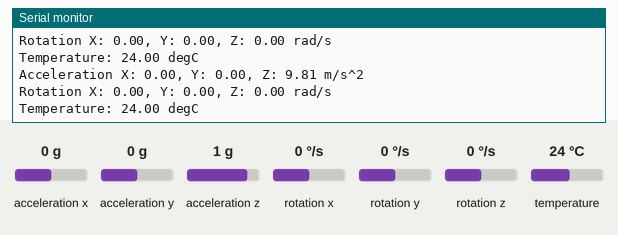
The sketch below on a simulated Arduino Leonardo, built with avr-gcc and run on an emulated ATmega32U4. Parts: the last lines printed to the serial monitor. The inputs (shaded band) are chosen by the test bench; at power-on: acceleration x 0 g, acceleration y 0 g, acceleration z 1 g, rotation x 0 °/s, rotation y 0 °/s, rotation z 0 °/s, temperature 24 °C.

Above: at 1.3 s.
1.4 s: acceleration x set to -1.4 g
At 2.1 s:
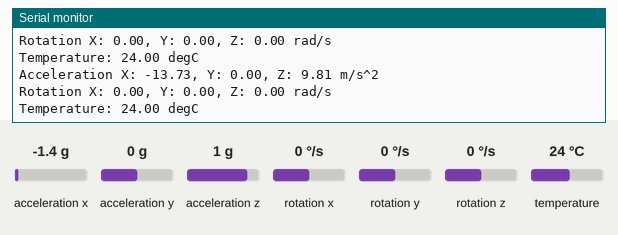
2.9 s: acceleration y set to -1.4 g
At 3.6 s:
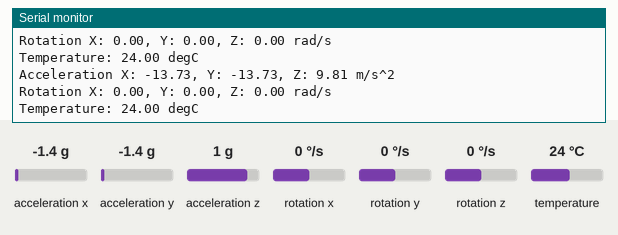
4.4 s: acceleration z set to -1.4 g
At 5.1 s:
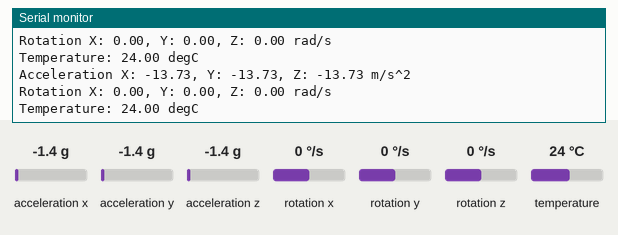
5.9 s: rotation x set to -192 °/s
At 6.6 s:
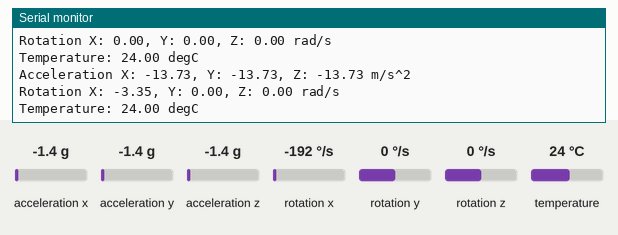
7.4 s: rotation y set to -192 °/s
At 8.1 s:
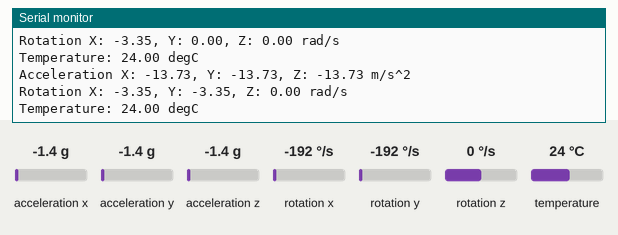

The sketch:

mpuToEsp.ino
```cpp
/*
Code pour faire communiquer l'esp32 avec le module MPU-6050 (gyroscope, accelerometre)

MPU  |   ESP
VCC --> 3V
GND --> GND

SCL / SDA : I2C comm. --> GPIO 22 / 21

INT : Interrupt pin – can be used to indicate that new measurement data is available


library :
- "adafruit mpu6050" by adafruit
- "Adafruit Unified Sensor"
- "Adafruit Bus IO"

- <Wire.h>

*/

#include <Adafruit_MPU6050.h>
#include <Adafruit_Sensor.h>
#include <Wire.h>

Adafruit_MPU6050 mpu;

void setup(void) {
    Serial.begin(115200);
    while (!Serial)
        delay(10); // will pause Zero, Leonardo, etc until serial console opens

    Serial.println("Adafruit MPU6050 test!");

    // Try to initialize!
    if (!mpu.begin()) {
        Serial.println("Failed to find MPU6050 chip");
        /*while (1) {
        delay(10);
        }*/
        delay(10);
    }
    Serial.println("MPU6050 Found!");

    mpu.setAccelerometerRange(MPU6050_RANGE_8_G);
    Serial.print("Accelerometer range set to: ");
    /*switch (mpu.getAccelerometerRange()) {
    case MPU6050_RANGE_2_G:
        Serial.println("+-2G");
        break;
    case MPU6050_RANGE_4_G:
        Serial.println("+-4G");
        break;
    case MPU6050_RANGE_8_G:
        Serial.println("+-8G");
        break;
    case MPU6050_RANGE_16_G:
        Serial.println("+-16G");
        break;
    }*/
    Serial.println("+-8G");

    mpu.setGyroRange(MPU6050_RANGE_500_DEG);
    Serial.print("Gyro range set to: ");
    /*switch (mpu.getGyroRange()) {
    case MPU6050_RANGE_250_DEG:
        Serial.println("+- 250 deg/s");
        break;
    case MPU6050_RANGE_500_DEG:
        Serial.println("+- 500 deg/s");
        break;
    case MPU6050_RANGE_1000_DEG:
        Serial.println("+- 1000 deg/s");
        break;
    case MPU6050_RANGE_2000_DEG:
        Serial.println("+- 2000 deg/s");
        break;
    }*/
    Serial.println("+- 500 deg/s");

    mpu.setFilterBandwidth(MPU6050_BAND_5_HZ);
    Serial.print("Filter bandwidth set to: ");
    /*switch (mpu.getFilterBandwidth()) {
    case MPU6050_BAND_260_HZ:
        Serial.println("260 Hz");
        break;
    case MPU6050_BAND_184_HZ:
        Serial.println("184 Hz");
        break;
    case MPU6050_BAND_94_HZ:
        Serial.println("94 Hz");
        break;
    case MPU6050_BAND_44_HZ:
        Serial.println("44 Hz");
        break;
    case MPU6050_BAND_21_HZ:
        Serial.println("21 Hz");
        break;
    case MPU6050_BAND_10_HZ:
        Serial.println("10 Hz");
        break;
    case MPU6050_BAND_5_HZ:
        Serial.println("5 Hz");
        break;
    }*/
    Serial.println("5 Hz");

    Serial.println("");
    delay(100);
}

void loop() {
    /* Get new sensor events with the readings */
    sensors_event_t a, g, temp;
    mpu.getEvent(&a, &g, &temp);

    /* Print out the values */
    Serial.print("Acceleration X: ");
    Serial.print(a.acceleration.x);
    Serial.print(", Y: ");
    Serial.print(a.acceleration.y);
    Serial.print(", Z: ");
    Serial.print(a.acceleration.z);
    Serial.println(" m/s^2");

    Serial.print("Rotation X: ");
    Serial.print(g.gyro.x);
    Serial.print(", Y: ");
    Serial.print(g.gyro.y);
    Serial.print(", Z: ");
    Serial.print(g.gyro.z);
    Serial.println(" rad/s");

    Serial.print("Temperature: ");
    Serial.print(temp.temperature);
    Serial.println(" degC");

    Serial.println("");
    delay(500);
}


/*################################
##AUTRE VERSION SANS BIBLIOTHEQUE
##################################*/


/*
#include<Wire.h>

const int MPU_ADDR = 0x68; // I2C address of the MPU-6050
int16_t AcX, AcY, AcZ, Tmp, GyX, GyY, GyZ;


void setup() {
   Serial.begin(115200);
   Wire.begin(21, 22, 100000); // sda, scl, clock speed
   Wire.beginTransmission(MPU_ADDR);
   Wire.write(0x6B);  // PWR_MGMT_1 register
   Wire.write(0);     // set to zero (wakes up the MPU−6050)
   Wire.endTransmission(true);
   Serial.println("Setup complete");
}

void loop() {
   Wire.beginTransmission(MPU_ADDR);
   Wire.write(0x3B);  // starting with register 0x3B (ACCEL_XOUT_H)
   Wire.endTransmission(true);
   Wire.beginTransmission(MPU_ADDR);
   Wire.requestFrom(MPU_ADDR, 14, true); // request a total of 14 registers
   AcX = Wire.read() −− 8 | Wire.read(); // 0x3B (ACCEL_XOUT_H) & 0x3C (ACCEL_XOUT_L)
   AcY = Wire.read() −− 8 | Wire.read(); // 0x3D (ACCEL_YOUT_H) & 0x3E (ACCEL_YOUT_L)
   AcZ = Wire.read() −− 8 | Wire.read(); // 0x3F (ACCEL_ZOUT_H) & 0x40 (ACCEL_ZOUT_L)
   Tmp = Wire.read() −− 8 | Wire.read(); // 0x41 (TEMP_OUT_H) &  0x42 (TEMP_OUT_L)
   GyX = Wire.read() −− 8 | Wire.read(); // 0x3B (ACCEL_XOUT_H) & 0x3C (ACCEL_XOUT_L)
   GyY = Wire.read() −− 8 | Wire.read(); // 0x3D (ACCEL_YOUT_H) & 0x3E (ACCEL_YOUT_L)
   GyZ = Wire.read() −− 8 | Wire.read(); // 0x3F (ACCEL_ZOUT_H) & 0x40 (ACCEL_ZOUT_L)


   Serial.print(AcX); Serial.print(" , ");
   Serial.print(AcY); Serial.print(" , ");
   Serial.print(AcZ); Serial.print(" , ");
   Serial.print(GyX); Serial.print(" , ");
   Serial.print(GyY); Serial.print(" , ");
   Serial.print(GyZ); Serial.print("\n");
}

*/
```

Measured:
- after the input at 1.4 s, the serial monitor: prints a new line after 0.24 s (image 1)
- after the input at 2.9 s, the serial monitor: prints a new line after 0.26 s (image 2)
- after the input at 4.4 s, the serial monitor: prints a new line after 0.28 s (image 3)
- after the input at 5.9 s, the serial monitor: prints a new line after 0.31 s (image 4)
- after the input at 7.4 s, the serial monitor: prints a new line after 0.33 s (image 5)
